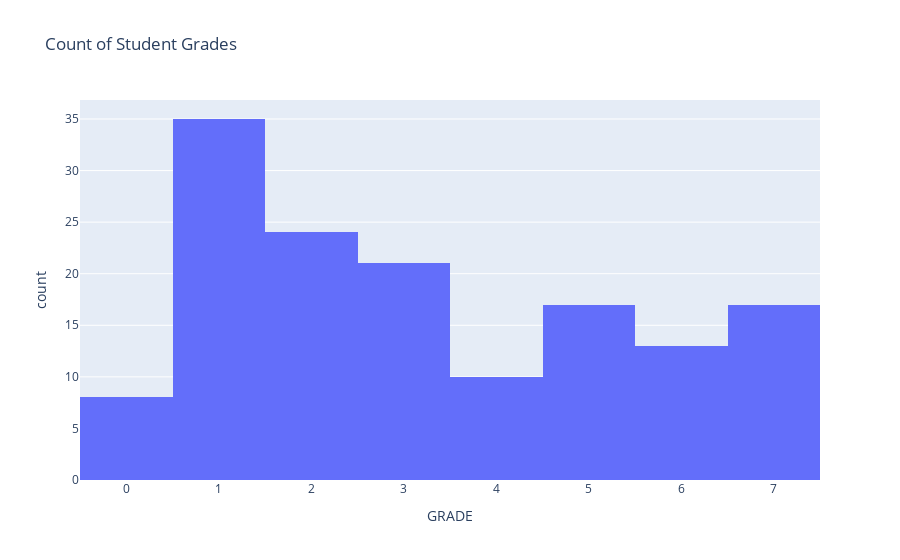

Notebook cell for this chart:
### Code cell
# Plotting the histogram

px.histogram(df_new, x='GRADE', nbins=8, title='Count of Student Grades')

### Figure 1 — Plotly figure (JSON) as saved in the notebook; plotly's stock layout.template omitted (floating-point values rounded to 4 significant figures; data arrays with more than 128 entries replaced by an {"elided": "..."} marker saying what was removed)
{"data": [{"alignmentgroup": "True", "bingroup": "x", "hovertemplate": "GRADE=%{x}<br>count=%{y}<extra></extra>", "legendgroup": "", "marker": {"color": "#636efa", "pattern": {"shape": ""}}, "name": "", "nbinsx": 8, "offsetgroup": "", "orientation": "v", "showlegend": false, "type": "histogram", "x": {"elided": "145 int values"}, "xaxis": "x", "yaxis": "y"}], "layout": {"barmode": "relative", "legend": {"tracegroupgap": 0}, "title": {"text": "Count of Student Grades"}, "xaxis": {"anchor": "y", "domain": [0, 1], "title": {"text": "GRADE"}}, "yaxis": {"anchor": "x", "domain": [0, 1], "title": {"text": "count"}}}}
